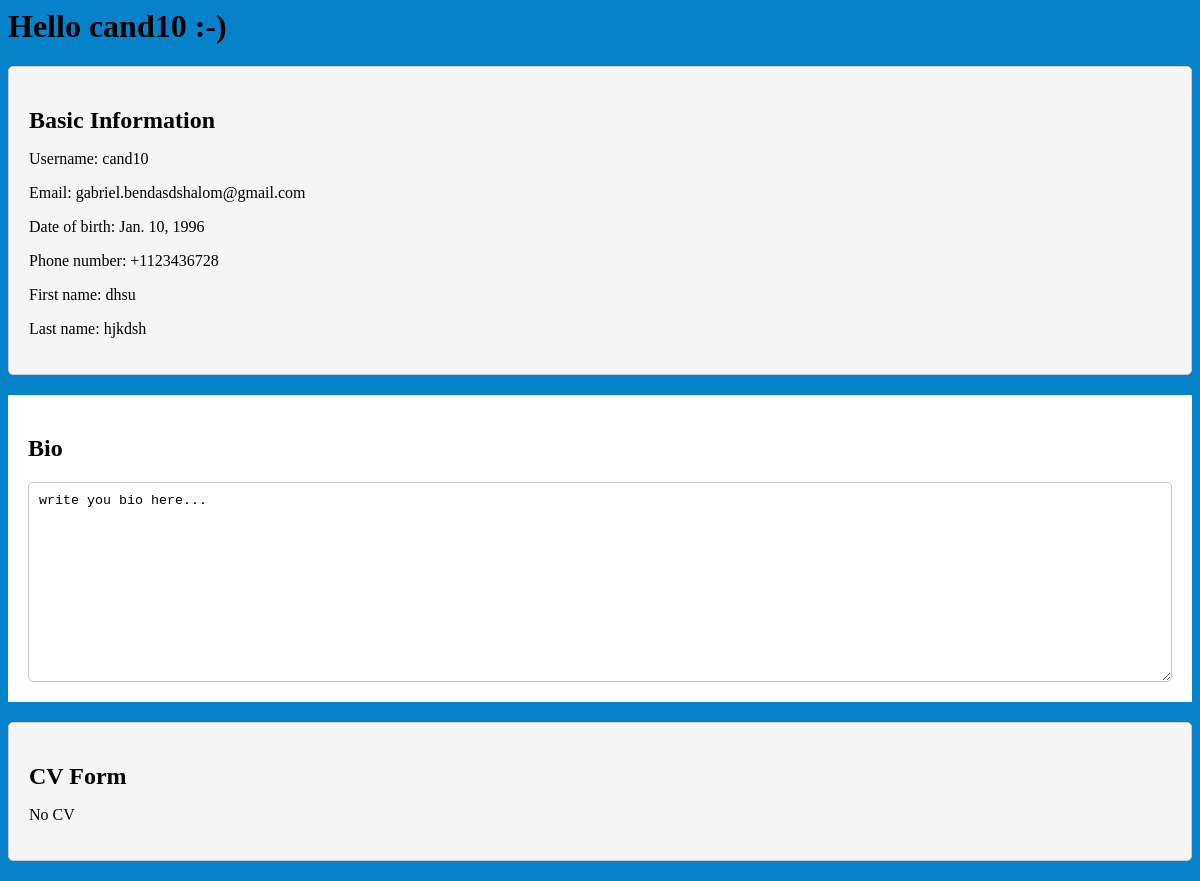
Before: /users/Profile/cand10/ with the older database file.
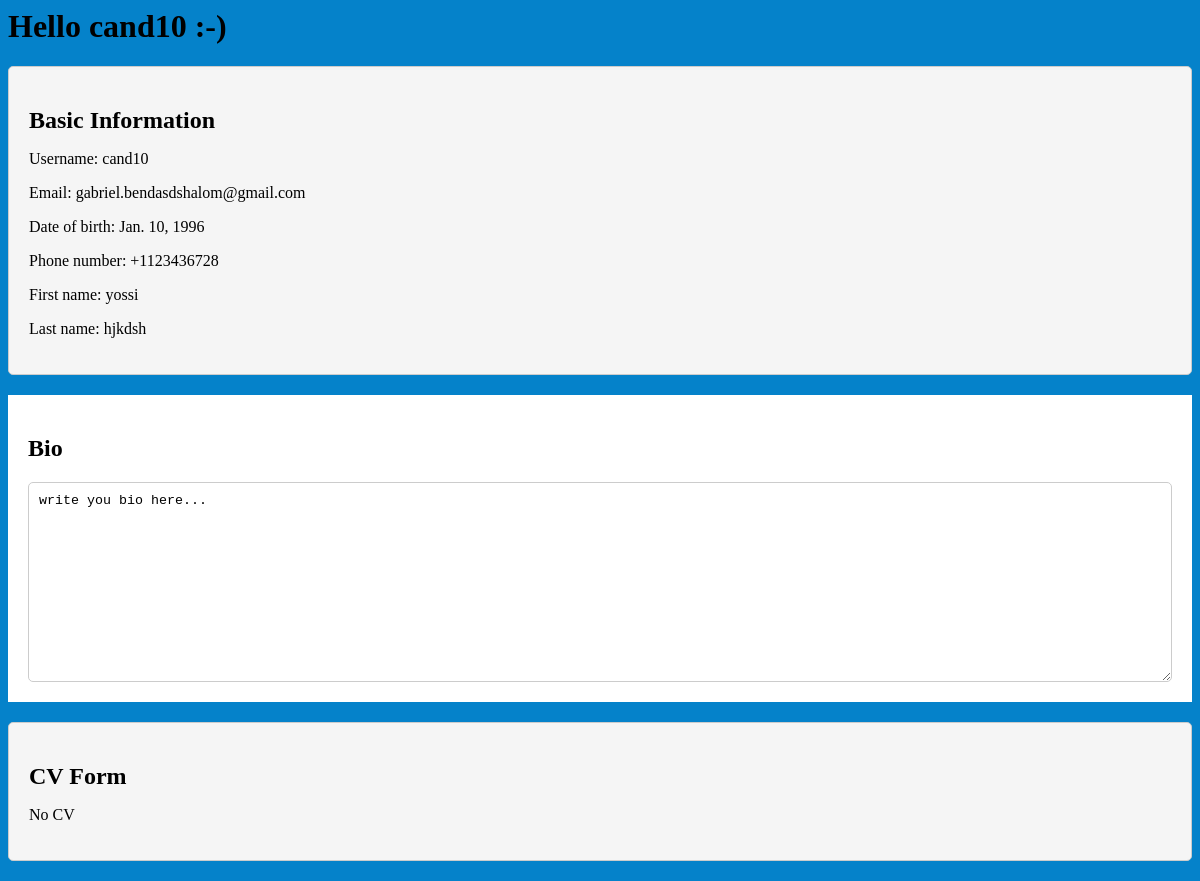
After: the same page with the newer database file.
### users/models.py (models this page shows, shortened)
class Candidate(models.Model):
    user = models.OneToOneField(User, on_delete=models.CASCADE)
    email = models.EmailField(unique=True)
    username=models.CharField(max_length=50)
    candidate_id = models.CharField(max_length=200,unique=True)
    date_of_birth = models.DateField()
    phone_number = models.CharField(max_length=255)
    first_name=models.CharField(max_length=50)
    last_name=models.CharField(max_length=50)
    is_candidate = models.BooleanField(default=True)
    bios=models.TextField(blank=True,default="write you bio here...")
    cvcandidate = models.OneToOneField(CVFormModel,on_delete=models.CASCADE,blank=True,null=True)
    applyjobs = JSONField(blank=True, default=dict)
    statusforapplyjobs=models.TextField()
    USERNAME_FIELD='username'

### users/views.py (the view)
# urls.py: path('Profile/<str:username>/',views.user_profile,name="Profile"),
def user_profile(request, username):
    user = get_object_or_404(User, username=username)
    try:
        if user.employer.is_employer==True:
            employer = user.employer
            tick=Ticket.objects.all()
            job=Upload.objects.all()
            print("--------->"+str(job))
            context = {'employer': employer,'tick':tick,'job':job}
            return render(request, 'employer_profile.html', context)
    except:
        if user.candidate.is_candidate==True:
            candidate = user.candidate
            candidatecv = candidate.cvcandidate
            jobs=Upload.objects.all()
            tick=Ticket.objects.all()
            context = {'candidate': candidate,'candidatecv': candidatecv,'tick':tick,'jobs':jobs}
            return render(request, 'candidate_profile.html', context)

### users/templates/candidate_profile.html (shortened to what this page needs)
<h1>Hello {{ candidate.user.username }} :-)</h1>
<div class="profile-info">
  <h2>Basic Information</h2>
  <p>Username: {{ candidate.user.username }}</p>
  <p>Email: {{ candidate.user.email }}</p>
  <p>Date of birth: {{ candidate.date_of_birth }}</p>
  <p>Phone number: {{ candidate.phone_number }}</p>
  <p>First name: {{ candidate.first_name }}</p>
  <p>Last name: {{ candidate.last_name }}</p>
</div>
<div class="profile-bio">
  <h2>Bio</h2><textarea readonly>{{ candidate.bios }}</textarea>
</div>
<div class="profile-info">
  <h2>CV Form</h2>
{% if candidate.cvcandidate %}
  <p>Field of work: {{ candidatecv.get_field_display }}</p>
  <p>Years of Experience: {{ candidatecv.get_yearsexp_display }}</p>
  <p>Education: {{ candidatecv.get_education_display }}</p>
  <p>GitHub URL: {{ candidatecv.GitUrl }}</p>
{% else %}
  <p>No CV</p>
{% endif %}
</div>

Changed rows visible on the page:
changed Candidate "hjkdsh": first_name "dhsu" → "yossi"
